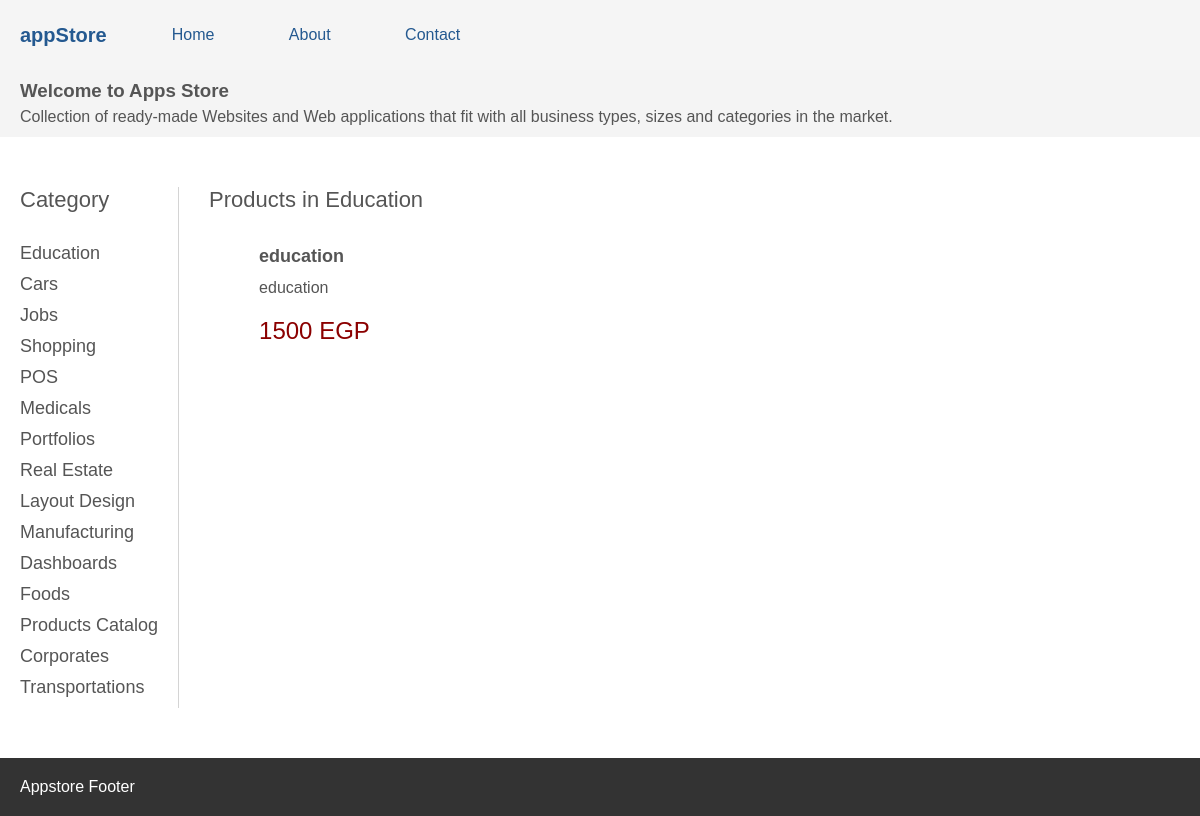
The page /category.php?category=education on the database its author committed.
### tables this page shows
CREATE TABLE `products` (
  `id` int(6) NOT NULL,
  `image` varchar(101) NOT NULL,
  `title` varchar(101) NOT NULL,
  `description` varchar(181) DEFAULT NULL,
  `meta_description` varchar(101) NOT NULL,
  `meta_keywords` varchar(101) NOT NULL,
  `category` varchar(101) NOT NULL,
  `subcategory` varchar(101) NOT NULL,
  `subscription_fees` int(6) NOT NULL,
  `sell_price` int(6) NOT NULL,
  `product_link1` mediumtext NOT NULL,
  `product_link2` mediumtext NOT NULL,
  `product_source_link` text NOT NULL,
  `created_at` datetime NOT NULL DEFAULT current_timestamp(),
  `status` tinyint(1) NOT NULL DEFAULT 1
);

### functions.php (called while the page is built, shortened)
<?php
function dbConnect()
{
    $mysqli = new mysqli(SERVER, USERNAME, PASSWORD, DATABASE);
    if ($mysqli->connect_errno != 0) {
        return FALSE;
    } else {
        return $mysqli;
    }
}
function getCategories()
{
    $mysqli = dbConnect();
    $result = $mysqli->query("SELECT DISTINCT category FROM products");
    while ($row = $result->fetch_assoc()) {
        $categories[] = $row;
    }
    return $categories;
}
function getProductsByCategory($category)
{
    $mysqli = dbConnect();
    $smtp = $mysqli->prepare("SELECT * FROM products WHERE category=?");
    $smtp->bind_param("s", $category);
    $smtp->execute();
    $result = $smtp->get_result();
    $data = $result->fetch_all(MYSQLI_ASSOC);
    return $data;
}

### category.php (the view, shortened to what this page needs)
<?php require "functions.php" ?>
<?php
if (isset($_GET['category'])) {
    $cat = urldecode($_GET['category']);
}
?>
<!DOCTYPE html>
<html lang="en">
<head>
    <link rel="stylesheet" href="css/main.css">
</head>
<body>
    <?php include "incs/nav.php"; ?>
    <?php include "incs/header.php"; ?>
    <main>
        <div class="left">
            <div class="section-title">Category</div>
            <?php $categories = getCategories(); ?>
            <?php
            foreach ($categories as $category) {
            ?>
                <a href="category.php?category=<?php echo urlencode($category['category']); ?>">
                    <?php echo ucfirst($category['category']); ?>
                </a>
            <?php
            }
            ?>
        </div>
        <div class="right">
            <div class="section-title">Products in <?php echo ucfirst($cat); ?></div>
            <?php $products = getProductsByCategory($cat); ?>
            <div class="product">
                <?php
                foreach ($products as $product) {
                ?>
                    <div class="product-right">
                        <p class="title">
                            <a href="product.php?title=<?php echo $product['title'] ?>">
                                <?php echo urlencode($product['title']); ?>
                            </a>
                        </p>
                        <p class="description">
                            <?php echo $product['description'] ?>
                        </p>
                        <p class="price">
                            <?php echo $product['sell_price']; ?>
                            <span>EGP</span>
                        </p>
                    </div>
                <?php
                }
                ?>
            </div>
        </div>
    </main>
    <?php include "incs/footer.php"; ?>
</body>
</html>

### css/main.css (style rules this page uses)
* { margin: 0; padding: 0; box-sizing: border-box; }
body { font-family: sans-serif; min-height: 100%; color: #555; }
main { padding: 20px; display: grid; grid-template-columns: auto 1fr; grid-column-gap: 30px; margin-top: 30px; margin-bottom: 30px; }
main .section-title { font-size: 22px; margin-bottom: 30px; }
main .left { border-right: thin solid #d4d4d4; padding-right: 20px; }
main .left a { display: block; text-decoration: none; color: #555; font-size: 18px; margin-bottom: 10px; }
main .right .product { display: grid; grid-template-columns: auto 1fr; grid-column-gap: 50px; grid-row-gap: 50px; }
main .right .title a { font-weight: bold; font-size: 18px; text-decoration: none; color: #555; line-height: 26px; }
main .right .description { margin-top: 10px; }
main .right .price { font-size: 24px; margin-top: 20px; color: darkred; }

### rows shown on the page
products: title "education", description "education", sell_price "1500"

### other values the page prints
$category['category'] "Education"
$category['category'] "Cars"
$category['category'] "Jobs"
$category['category'] "Shopping"
$category['category'] "POS"
$category['category'] "Medicals"
$category['category'] "Portfolios"
$category['category'] "Real Estate"
$category['category'] "Layout Design"
$category['category'] "Manufacturing"
$category['category'] "Dashboards"
$category['category'] "Foods"
$category['category'] "Products Catalog"
$category['category'] "Corporates"
$category['category'] "Transportations"
